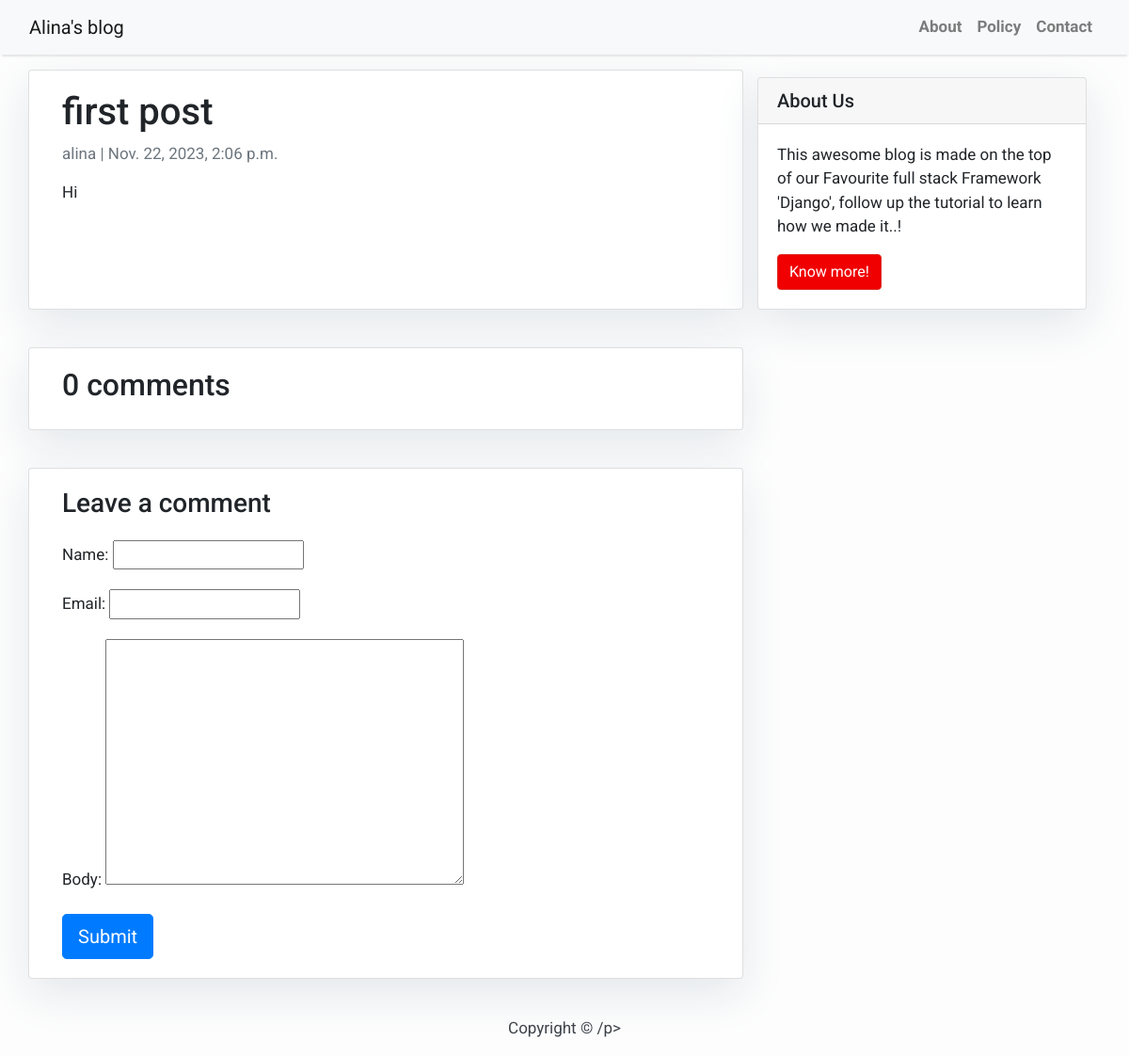
Before: /first_post/ with the older database file.
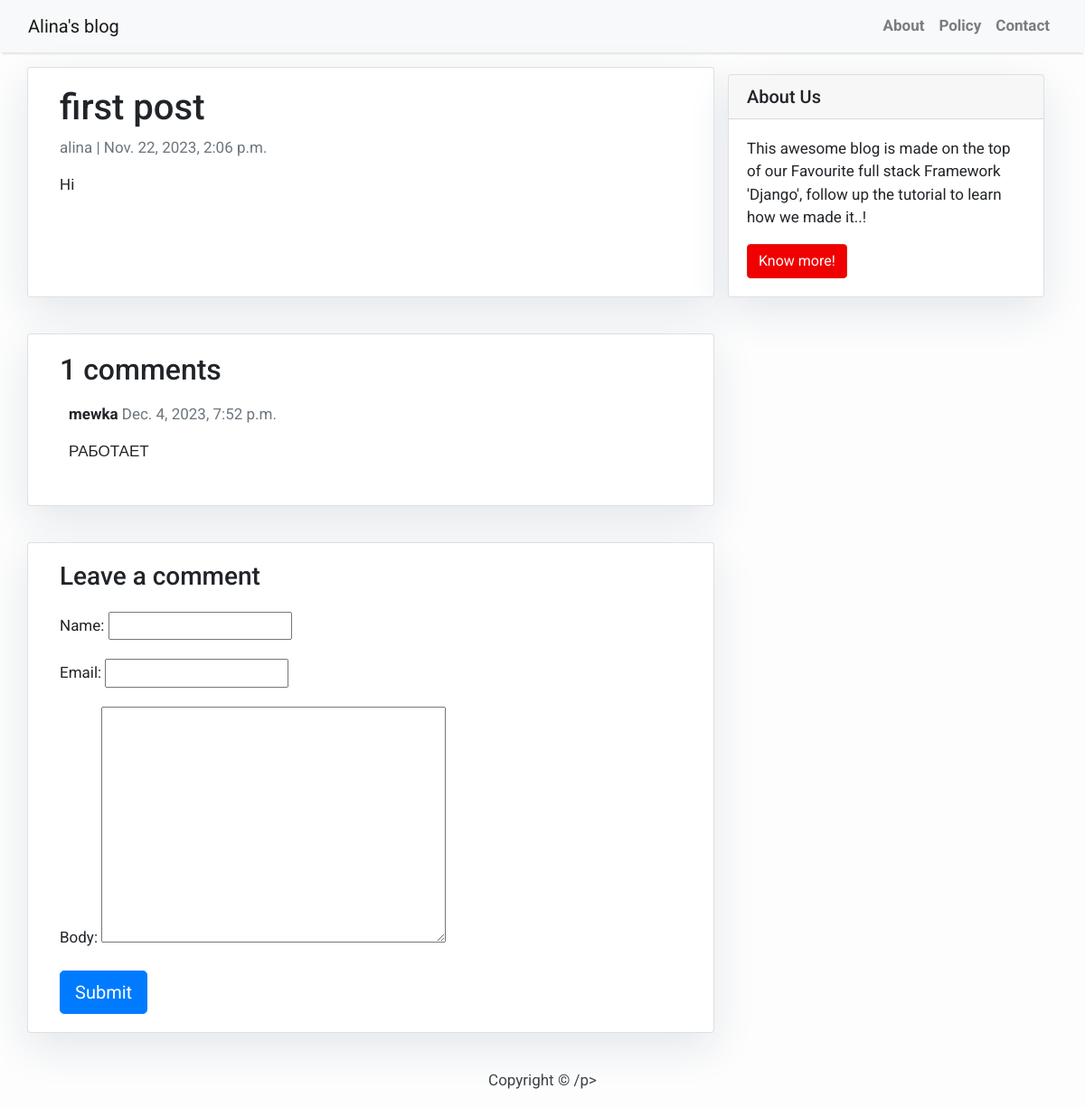
After: the same page with the newer database file.
### blog/models.py (models this page shows, shortened)
class Comment(models.Model):
    post = models.ForeignKey(Post,on_delete=models.CASCADE,related_name='comments')
    name = models.CharField(max_length=80)
    email = models.EmailField()
    body = models.TextField()
    created_on = models.DateTimeField(auto_now_add=True)
    active = models.BooleanField(default=False)
    class Meta:
        ordering = ['created_on']

### blog/views.py (the view)
# urls.py: path('<slug:slug>/', views.PostDetail.post_detail, name='post_detail'),
    def post_detail(request, slug):
        template_name = 'post_detail.html'
        post = get_object_or_404(Post, slug=slug)
        comments = post.comments.filter(active=True)
        new_comment = None    # Comment posted
        if request.method == 'POST':
            comment_form = CommentForm(data=request.POST)
            if comment_form.is_valid():
                new_comment = comment_form.save(commit=False)
                new_comment.post = post
                new_comment.save()
        else:
            comment_form = CommentForm()
        return render(request, template_name, {'post': post,
                                            'comments': comments,
                                            'new_comment': new_comment,
                                            'comment_form': comment_form})

### blog/forms.py
class CommentForm(forms.ModelForm):
    class Meta:
        model = Comment
        fields = ("name", "email", "body")

### templates/post_detail.html (shortened to what this page needs)
{% extends 'base.html' %}
 {% block content %}<div class="container">
  <div class="row">
    <div class="col-md-8 card mb-4  mt-3 left  top">
     <div class="card-body">
        <h1>{% block title %} {{ post.title }} {% endblock title %}</h1>
       <p class=" text-muted">{{ post.author }} | {{ post.created_on }}</p>
        <p class="card-text ">{{ post.content | safe }}</p>
     </div>    </div>
   {% block sidebar %}
 {% include 'sidebar.html' %}
{% endblock sidebar %}
   <div class="col-md-8 card mb-4  mt-3 ">
      <div class="card-body">
       <h2>{{ comments.count }} comments</h2>
        {% for comment in comments %}
        <div class="comments" style="padding: 10px;">
          <p class="font-weight-bold">
           {{ comment.name }}
            <span class=" text-muted font-weight-normal">
              {{ comment.created_on }}
            </span>
          </p>
          {{ comment.body | linebreaks }}
        </div>
        {% endfor %}
      </div>
   </div>
    <div class="col-md-8 card mb-4  mt-3 ">
      <div class="card-body">
        {% if new_comment %}
        <div class="alert alert-success" role="alert">
          Your comment is awaiting moderation
        </div>
        {% else %}
        <h3>Leave a comment</h3>
        <form method="post" style="margin-top: 1.3em;">
          {{ comment_form.as_p }}
          <button type="submit" class="btn btn-primary  btn-lg">Submit</button>
        </form>
        {% endif %}
      </div>
    </div>
  </div>
</div>
{% endblock content %}

Changed rows visible on the page:
added Comment: name "mewka", created_on "Dec. 4, 2023, 7:52 p.m.", body "РАБОТАЕТ"
Other visible differences:
{{ comments.count }}: "0" → "1"
